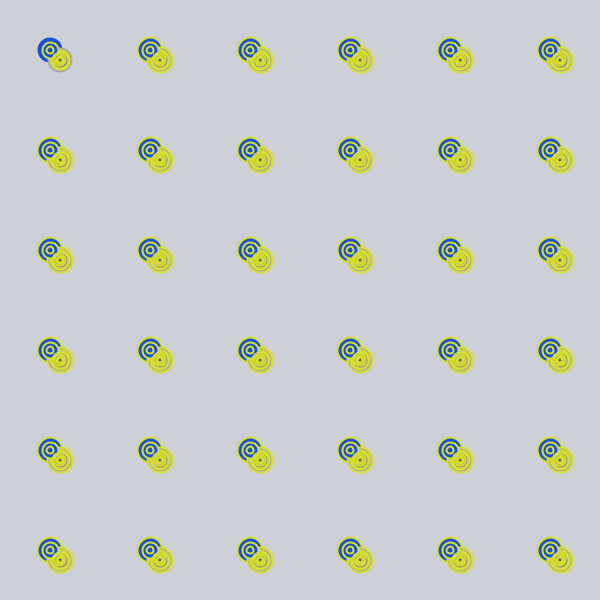
Frame 1 (no input)
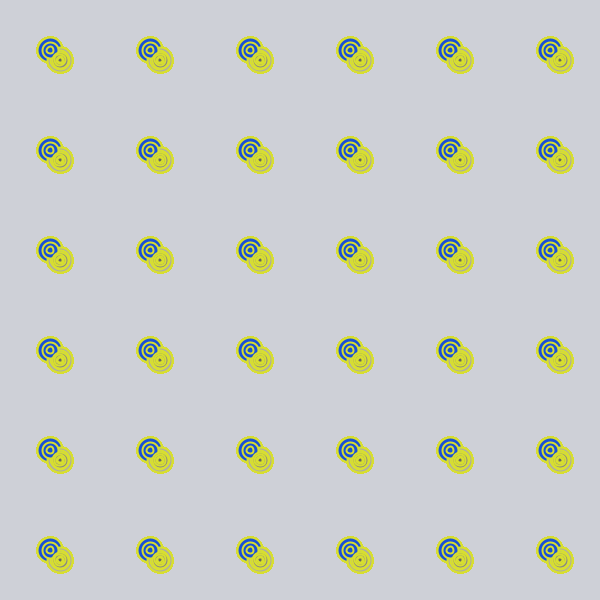
Frame 60 (the mouse pressed at the canvas centre just before this capture)
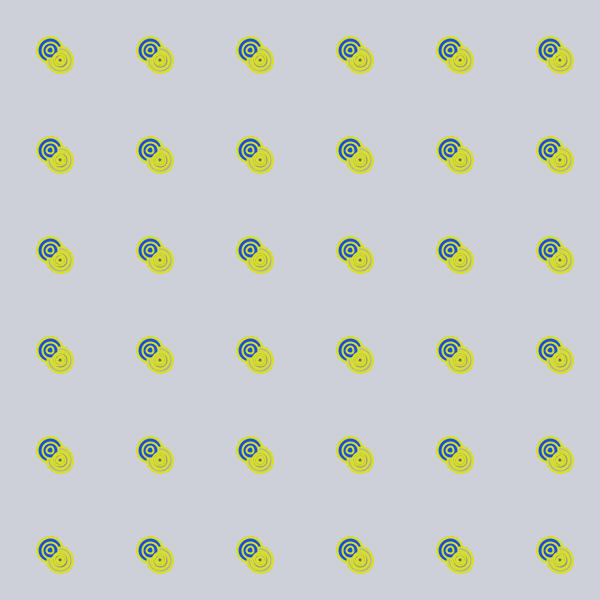
Frame 120 (the mouse held since frame 60 and released just before this capture)

The Processing sketch that drew these frames (run headless with seeded random() and noise(); from frame 60 on, the mouse is pressed at the canvas centre):

// Processing sketch: processing_111294
// ── processing_111294.pde

void setup() {
  size(600, 600);
  colorMode(RGB);
  //background(220, 212, 210);  light purple
  background(206, 208, 215);
  noStroke();
  smooth();
}

void draw() {
  for (int i=0;i<width;i=i+100) {
    for (int j=0;j<height;j=j+100) {
      for (int k=100;k>0;k=k-35) {

        //pink ellipses
        //stroke(255, 41, 91); 


        //cobalt blue
        //fill(31, 74, 219);
        //royal blue
        fill(25, 80, 215);
        ellipse(i+50, j+50, k/4, k/4);

        fill(k+70);

        ellipse(i+60, j+60, k/4, k/4);
        strokeWeight(2);

        //yellow ellipses

        stroke(216, 223, 47); 
        ellipse(i+60, j+60, k/5.5, k/5.5);
      }
    }
  }
}
